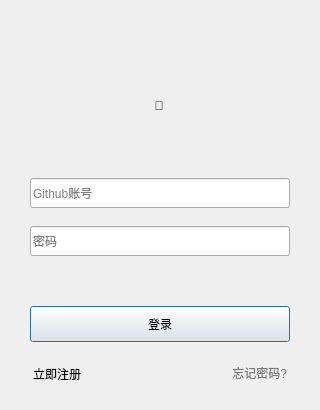
<?xml version="1.0" encoding="UTF-8"?>
<ui version="4.0">
 <class>LoginDialog</class>
 <widget class="QDialog" name="LoginDialog">
  <property name="geometry">
   <rect>
    <x>0</x>
    <y>0</y>
    <width>320</width>
    <height>410</height>
   </rect>
  </property>
  <property name="windowTitle">
   <string>Login</string>
  </property>
  <layout class="QHBoxLayout" name="horizontalLayout">
   <property name="spacing">
    <number>0</number>
   </property>
   <property name="leftMargin">
    <number>5</number>
   </property>
   <property name="topMargin">
    <number>5</number>
   </property>
   <property name="rightMargin">
    <number>5</number>
   </property>
   <property name="bottomMargin">
    <number>5</number>
   </property>
   <item>
    <widget class="QWidget" name="dialogWidgetBg" native="true">
     <property name="minimumSize">
      <size>
       <width>310</width>
       <height>400</height>
      </size>
     </property>
     <property name="maximumSize">
      <size>
       <width>310</width>
       <height>400</height>
      </size>
     </property>
     <property name="active" stdset="0">
      <bool>true</bool>
     </property>
     <layout class="QGridLayout" name="gridLayout">
      <property name="leftMargin">
       <number>0</number>
      </property>
      <property name="topMargin">
       <number>0</number>
      </property>
      <property name="rightMargin">
       <number>0</number>
      </property>
      <property name="bottomMargin">
       <number>0</number>
      </property>
      <property name="spacing">
       <number>0</number>
      </property>
      <item row="2" column="2">
       <spacer name="horizontalSpacer_2">
        <property name="orientation">
         <enum>Qt::Horizontal</enum>
        </property>
        <property name="sizeHint" stdset="0">
         <size>
          <width>93</width>
          <height>101</height>
         </size>
        </property>
       </spacer>
      </item>
      <item row="1" column="1">
       <spacer name="verticalSpacer">
        <property name="orientation">
         <enum>Qt::Vertical</enum>
        </property>
        <property name="sizeType">
         <enum>QSizePolicy::Fixed</enum>
        </property>
        <property name="sizeHint" stdset="0">
         <size>
          <width>160</width>
          <height>22</height>
         </size>
        </property>
       </spacer>
      </item>
      <item row="3" column="1">
       <spacer name="verticalSpacer_2">
        <property name="orientation">
         <enum>Qt::Vertical</enum>
        </property>
        <property name="sizeType">
         <enum>QSizePolicy::Fixed</enum>
        </property>
        <property name="sizeHint" stdset="0">
         <size>
          <width>160</width>
          <height>22</height>
         </size>
        </property>
       </spacer>
      </item>
      <item row="2" column="1">
       <widget class="QLabel" name="labelHead">
        <property name="text">
         <string></string>
        </property>
        <property name="alignment">
         <set>Qt::AlignCenter</set>
        </property>
       </widget>
      </item>
      <item row="2" column="0">
       <spacer name="horizontalSpacer">
        <property name="orientation">
         <enum>Qt::Horizontal</enum>
        </property>
        <property name="sizeHint" stdset="0">
         <size>
          <width>92</width>
          <height>101</height>
         </size>
        </property>
       </spacer>
      </item>
      <item row="4" column="0" colspan="3">
       <widget class="QWidget" name="loginWidgetEdit" native="true">
        <layout class="QVBoxLayout" name="verticalLayout">
         <property name="spacing">
          <number>18</number>
         </property>
         <property name="leftMargin">
          <number>25</number>
         </property>
         <property name="topMargin">
          <number>0</number>
         </property>
         <property name="rightMargin">
          <number>25</number>
         </property>
         <property name="bottomMargin">
          <number>0</number>
         </property>
         <item>
          <widget class="QLineEdit" name="editUsername">
           <property name="minimumSize">
            <size>
             <width>0</width>
             <height>30</height>
            </size>
           </property>
           <property name="maximumSize">
            <size>
             <width>16777215</width>
             <height>30</height>
            </size>
           </property>
           <property name="placeholderText">
            <string>Github账号</string>
           </property>
           <property name="clearButtonEnabled">
            <bool>true</bool>
           </property>
          </widget>
         </item>
         <item>
          <widget class="QLineEdit" name="editPassword">
           <property name="minimumSize">
            <size>
             <width>0</width>
             <height>30</height>
            </size>
           </property>
           <property name="maximumSize">
            <size>
             <width>16777215</width>
             <height>30</height>
            </size>
           </property>
           <property name="echoMode">
            <enum>QLineEdit::Password</enum>
           </property>
           <property name="placeholderText">
            <string>密码</string>
           </property>
          </widget>
         </item>
         <item>
          <widget class="QLabel" name="labelNotice">
           <property name="text">
            <string/>
           </property>
          </widget>
         </item>
         <item>
          <widget class="QPushButton" name="buttonLogin">
           <property name="minimumSize">
            <size>
             <width>0</width>
             <height>36</height>
            </size>
           </property>
           <property name="maximumSize">
            <size>
             <width>16777215</width>
             <height>36</height>
            </size>
           </property>
           <property name="text">
            <string>登录</string>
           </property>
          </widget>
         </item>
        </layout>
       </widget>
      </item>
      <item row="0" column="0" colspan="3">
       <widget class="BaseTitleWidget" name="widgetTitle" native="true">
        <property name="maximumSize">
         <size>
          <width>16777215</width>
          <height>28</height>
         </size>
        </property>
       </widget>
      </item>
      <item row="6" column="0" colspan="3">
       <widget class="QWidget" name="loginWidgetBottom" native="true">
        <property name="minimumSize">
         <size>
          <width>0</width>
          <height>54</height>
         </size>
        </property>
        <layout class="QHBoxLayout" name="horizontalLayout_2">
         <property name="spacing">
          <number>0</number>
         </property>
         <property name="leftMargin">
          <number>28</number>
         </property>
         <property name="topMargin">
          <number>0</number>
         </property>
         <property name="rightMargin">
          <number>28</number>
         </property>
         <property name="bottomMargin">
          <number>0</number>
         </property>
         <item>
          <widget class="QLabel" name="labelRegister">
           <property name="text">
            <string>&lt;html&gt;&lt;head/&gt;&lt;body&gt;&lt;p&gt;&lt;a href=&quot;https://github.com/join?source=login&quot;&gt;&lt;span style=&quot; text-decoration: none; color:#24afff;&quot;&gt;立即注册&lt;/span&gt;&lt;/a&gt;&lt;/p&gt;&lt;/body&gt;&lt;/html&gt;</string>
           </property>
           <property name="openExternalLinks">
            <bool>true</bool>
           </property>
          </widget>
         </item>
         <item>
          <spacer name="horizontalSpacer_3">
           <property name="orientation">
            <enum>Qt::Horizontal</enum>
           </property>
           <property name="sizeHint" stdset="0">
            <size>
             <width>40</width>
             <height>20</height>
            </size>
           </property>
          </spacer>
         </item>
         <item>
          <widget class="QLabel" name="labelForgot">
           <property name="text">
            <string>&lt;html&gt;&lt;head/&gt;&lt;body&gt;&lt;p&gt;&lt;a href=&quot;https://github.com/password_reset&quot;&gt;&lt;span style=&quot; text-decoration: none; color:#787878;&quot;&gt;忘记密码?&lt;/span&gt;&lt;/a&gt;&lt;/p&gt;&lt;/body&gt;&lt;/html&gt;</string>
           </property>
           <property name="alignment">
            <set>Qt::AlignRight|Qt::AlignTrailing|Qt::AlignVCenter</set>
           </property>
           <property name="openExternalLinks">
            <bool>true</bool>
           </property>
          </widget>
         </item>
        </layout>
       </widget>
      </item>
     </layout>
    </widget>
   </item>
  </layout>
 </widget>
 <customwidgets>
  <customwidget>
   <class>BaseTitleWidget</class>
   <extends>QWidget</extends>
   <header location="global">Widgets.BaseTitleWidget</header>
   <container>1</container>
  </customwidget>
 </customwidgets>
 <resources/>
 <connections/>
</ui>
